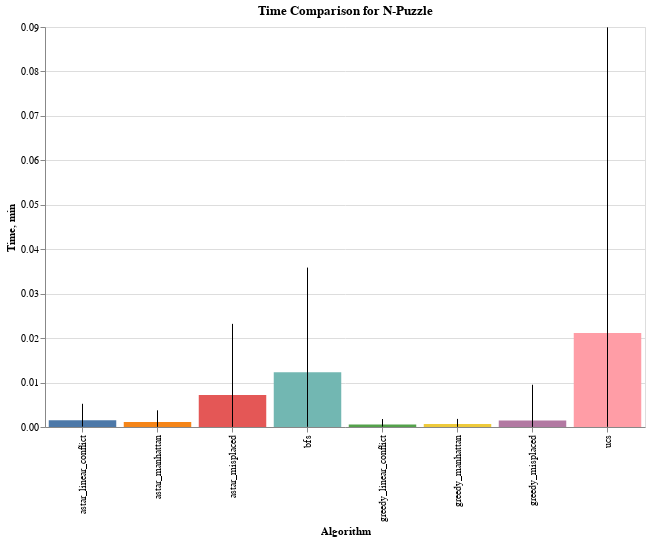

Notebook code for this chart:
### Code cell
create_performance_charts(
    sim_results_puzzle, metric='time', title='Time Comparison for N-Puzzle')

### Figure 1 — Vega-Lite specification as saved in the notebook (floating-point values rounded to 4 significant figures)
{"config": {"view": {"continuousWidth": 300, "continuousHeight": 300}}, "layer": [{"mark": {"type": "bar"}, "encoding": {"color": {"field": "algorithm", "legend": null, "type": "nominal"}, "x": {"field": "algorithm", "sort": null, "title": "Algorithm", "type": "nominal"}, "y": {"field": "mean", "title": "Time", "type": "quantitative"}}}, {"mark": {"type": "errorbar"}, "encoding": {"x": {"field": "algorithm", "type": "nominal"}, "y": {"field": "min", "type": "quantitative"}, "y2": {"field": "max"}}}], "data": {"name": "data-4d2e1a7c766de758bed64df463b1d9eb"}, "height": 400, "title": "Time Comparison for N-Puzzle", "width": 600, "$schema": "https://vega.github.io/schema/vega-lite/v5.20.1.json", "datasets": {"data-4d2e1a7c766de758bed64df463b1d9eb": [{"algorithm": "astar_linear_conflict", "mean": 0.001503, "median": 0.0001944, "std": 0.00206, "min": 7.796e-05, "max": 0.005224}, {"algorithm": "astar_manhattan", "mean": 0.001143, "median": 8.285e-05, "std": 0.001634, "min": 3.004e-05, "max": 0.003753}, {"algorithm": "astar_misplaced", "mean": 0.00722, "median": 0.0001429, "std": 0.01014, "min": 1.812e-05, "max": 0.02321}, {"algorithm": "bfs", "mean": 0.01234, "median": 0.0029, "std": 0.01566, "min": 4.911e-05, "max": 0.03587}, {"algorithm": "greedy_linear_conflict", "mean": 0.0005589, "median": 0.0001979, "std": 0.0006682, "min": 8.416e-05, "max": 0.001792}, {"algorithm": "greedy_manhattan", "mean": 0.0006518, "median": 0.0001951, "std": 0.0007911, "min": 3.195e-05, "max": 0.001818}, {"algorithm": "greedy_misplaced", "mean": 0.00148, "median": 4.935e-05, "std": 0.003278, "min": 1.907e-05, "max": 0.009506}, {"algorithm": "ucs", "mean": 0.02115, "median": 0.002737, "std": 0.03216, "min": 4.315e-05, "max": 0.08992}]}}
